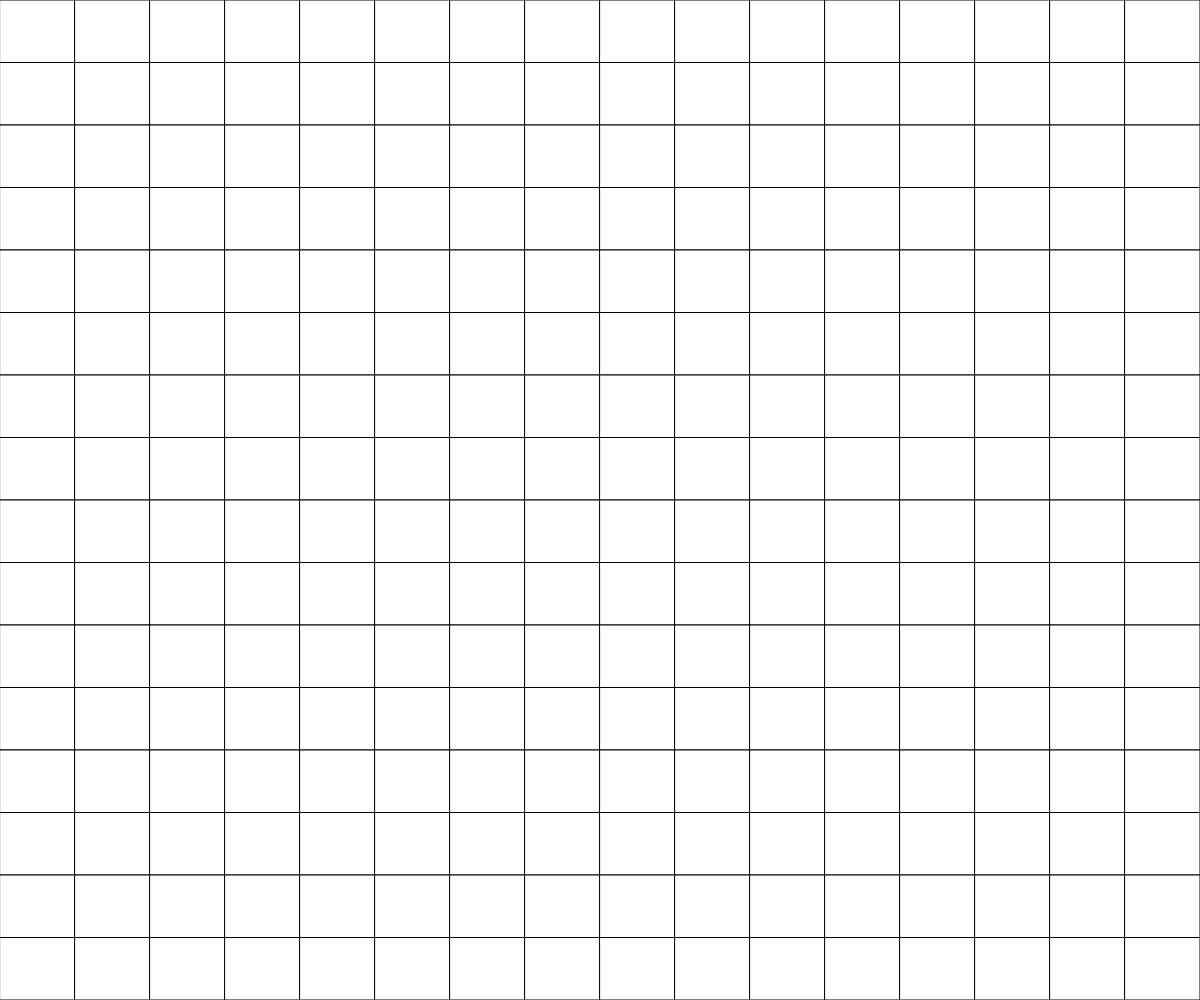
Frame 1 (no input)
Frame 60 (no input): identical to frame 1, image omitted
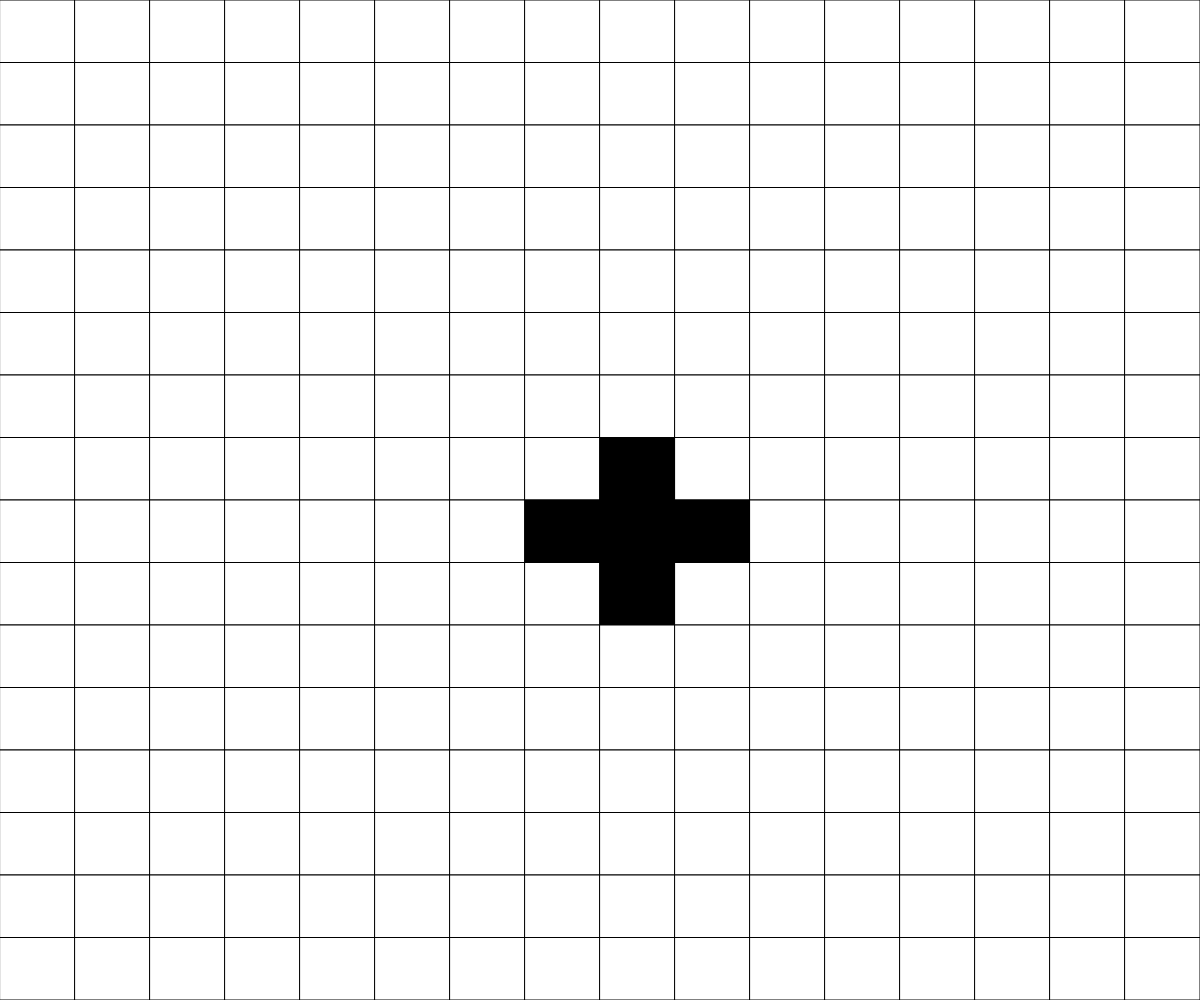
Frame 120 (the mouse pressed at the canvas centre since frame 60)

The p5.js sketch that drew these frames (run headless with seeded random() and noise() and a simulated clock; from frame 60 on, the mouse is pressed at the canvas centre):

// p5.js sketch
// ── sketch.js
// 2d array demo
let grid;
let squareHeight;
let squareWidth;
const GRIDSIZE = 16;

function setup() {
  createCanvas(windowWidth, windowHeight);
  grid = createEmptyGrid(GRIDSIZE);
  squareHeight = height / grid[0].length;
  squareWidth = width / grid[0].length;
}

function draw() {
  clear();
  background(220);
  displayGrid(grid);
  // grid = createGrid(GRIDSIZE);
}

function keyPressed() {
  if(keyCode === 32) {
    grid = createGrid(GRIDSIZE);
  }
}

function createGrid(GRIDSIZE) {
  let grid = [];

  for(let i = 0; i < GRIDSIZE; i++) {
    grid.push([]);
    for (let j = 0; j < GRIDSIZE; j++) {
      grid[i].push(Math.round(random(0, 1))*255);
    }
  }
  return grid;
}

function displayGrid(grid) {
  for(let y = 0; y < grid.length; y++) {
    for (let x = 0; x < grid[y].length; x++) {
      if (grid[y][x] ===0 ) {
        fill("white");
      }
      else {
        fill("black");
      }
      rect(x*squareWidth, y*squareHeight, squareWidth, squareHeight);
    }
  }
}

function mousePressed() {
  let squareX = Math.floor(mouseX / squareWidth);
  let squareY = Math.floor(mouseY / squareHeight);

  toggleSquare(squareX, squareY); //self
  toggleSquare(squareX, squareY - 1); // north
  toggleSquare(squareX, squareY + 1); // south
  toggleSquare(squareX + 1, squareY); // east
  toggleSquare(squareX - 1, squareY); // west
}

function createEmptyGrid() {
  let grid = [];

  for(let i = 0; i < GRIDSIZE; i++) {
    grid.push([]);
    for (let j = 0; j < GRIDSIZE; j++) {
      grid[i].push(0);
    }
  }
  return grid;
}

function toggleSquare(squareX, squareY) {
  if (squareX >= 0 && squareX < GRIDSIZE &&
      squareY >= 0 && squareY < GRIDSIZE) { 

    if (grid[squareY][squareX] === 0) {
      grid[squareY][squareX] = 255;
    }
    else{
      if (grid[squareY][squareX] === 255) {
        grid[squareY][squareX] = 0;
      }
    }
  }
}
